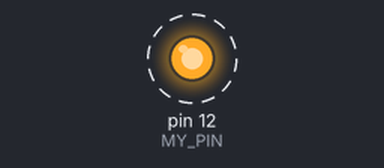
This sketch was run on a simulated Arduino Uno, built with avr-gcc and run on an emulated ATmega328P. Shown: output pins drawn as LEDs (lit = HIGH). Dashed ring = blinking.

Above: at 0.2 s.
Timing chart, 0 to 3.0 s (numbered marks = the images above):
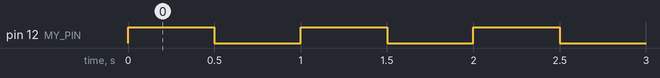

The sketch:

Project1.ino
```cpp
const int interval = 500;
const int MY_PIN = 12; // original: LED_BUILTIN

void setup()
{
    // Set the mode for the D13 pin to OUTPUT
    pinMode(MY_PIN, OUTPUT);
}

void loop()
{
    digitalWrite(MY_PIN, HIGH);
    delay(interval);

    digitalWrite(MY_PIN, LOW);
    delay(interval);
}
```

Measured:
- by itself, pin 12 (MY_PIN): alternates HIGH for 0.50 s and LOW for 0.50 s
